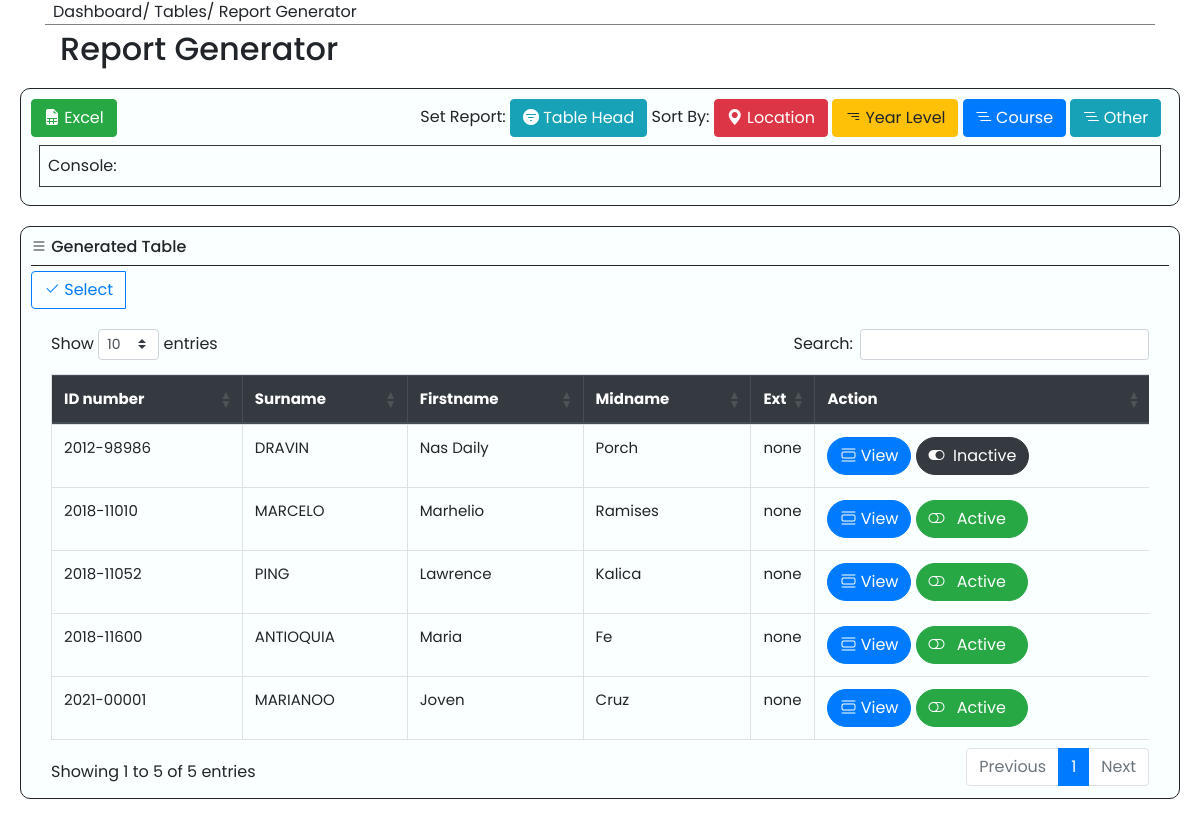
The app's page /user/report_generator (signed in) with its own data.
### tables this page shows
CREATE TABLE `student_info` (
  `id` int(11) NOT NULL,
  `id_number` varchar(50) NOT NULL,
  `surname` varchar(200) NOT NULL,
  `firstname` varchar(200) NOT NULL,
  `midname` varchar(200) NOT NULL,
  `ext` varchar(50) NOT NULL,
  `contact_number` varchar(100) NOT NULL,
  `house_num` varchar(255) NOT NULL,
  `st_purok` varchar(255) NOT NULL,
  `brgy` varchar(255) NOT NULL,
  `city` varchar(255) NOT NULL,
  `birthday` date NOT NULL,
  `place_of_birth` varchar(255) NOT NULL,
  `gender` varchar(100) NOT NULL,
  `working` varchar(100) NOT NULL
);

### user/report_genGETval.php (called while the page is built, shortened)
<?php
$link = '';
?>

### user/student_modalView.php (the view, shortened to what this page needs)
<div style="width: 5080px;" class="modal-dialog modal-xl">
  <div class="modal-content">
    </form>
  </div>
</div>

### user/report_generator.php (shortened to what this page needs)
<?php
include 'header.php';
?>
<?php
require 'dbcon.php';
?>
<?php
$i = 0;
$col = '';
$loc = '';
$yr = '';
$course = '';
$gender = '';
$status = '';
$active = '';
$classification = '';
 include 'report_genGETval.php';
?>
<div class="container" >
  <div style="border-bottom: 1px solid grey; margin-bottom: 5px;" >
     <span class="p-2">Dashboard/ Tables/ Report Generator</span>
  </div>
</div>
<div class="container">
    <div  class="col-md-12">
      <h2>Report Generator</h2>
    </div>
</div>
<div style="border:1px solid; margin:20px; padding:10px; border-radius:10px; background-color:    hsl(180, 100%, 99%);" class="">
<div class="row">
    <div class="col-md-4">
      <a id="excelBtn" href="report_genEXCEL.php?<?=$link?>" class="btn btn-success"><i class="bi bi-file-earmark-spreadsheet-fill"></i> Excel</a>
    </div>
    <div class="col-md-8">
      <span>Set Report: </span>
      <a  class="btn btn-info"  data-toggle='modal' data-target='#table_set'><i class="bi bi-filter-circle-fill"></i> Table Head</a>
      <span>Sort By: </span>
      <a  class="btn btn-danger"  data-toggle='modal' data-target='#location'><i class="bi bi-geo-alt-fill"></i> Location</a>
      <a  class="btn btn-warning"  data-toggle='modal' data-target='#y_lvlModal'><i class="bi bi-filter-right"></i> Year Level</a>
      <a  class="btn btn-primary"  data-toggle='modal' data-target='#courseModal'><i class="bi bi-list-nested"></i> Course</a>
      <a  class="btn btn-info"  data-toggle='modal' data-target='#other'><i class="bi bi-list-nested"></i> Other</a>
    </div>
</div>
<div class="border border-dark m-2 p-2">
  <span>Console: </span>
</div>
</div>
<div style="border:1px solid; margin:20px; padding:10px; border-radius:10px; background-color:    hsl(180, 100%, 99%);">
  <div style="border-bottom: 1px solid; margin-bottom: 5px">
      <h6><i class="bi bi-list"></i> Generated Table</h6>
  </div>
  <div class="btn-group" id="btn-table">
    <button id="btn" class="btn btn-outline-primary"><i class="bi bi-check2"></i> Select</button>
  </div>
  <div style="margin-right: 20px; margin-left: 20px; padding-top: 20px; overflow-x: auto;">
    <form id="select" action="report_genEXCEL.php?<?=$link?>" method="POST">
      <table style="font-size: 15px;" class=" table table-hover table-bordered"  id="table">
        <?php
          $query = "SELECT `student_info`.`id`,`student_info`.`id_number`, `student_info`.`surname`, `student_info`.`firstname`,`student_info`.`midname`, `student_info`.`ext`, `email_accounts`.`active` AS active $col  FROM `student_info` LEFT JOIN student_data ON `student_info`.`id_number` = `student_data`.`id_number` INNER JOIN courses ON student_data.course = courses.id INNER JOIN program_dept ON student_data.program_dept = program_dept.dept_id INNER JOIN email_accounts ON student_info.id_number = email_accounts.id_number INNER JOIN `g/p_info` ON `g/p_info`.`id_number` = `student_info`.`id_number` INNER JOIN `grad_from` ON `grad_from`.`id_number` = `student_info`.`id_number` LEFT JOIN `transferee` ON `transferee`.`id_number` = `student_info`.`id_number` WHERE archive = 0 $loc $yr $course $gender $status $active $classification";
          $result = $conn->query($query);
                ?>
            <thead class="thead-dark">
                       <th>ID number</th>
                       <th>Surname</th>
                       <th>Firstname</th>
                       <th>Midname</th>
                       <th width="5%">Ext</th>
                       <th>Action</th>
                    </thead>
               <?php
                while( $row = $result->fetch_assoc()):
                  ?>
                    <tr class="">
                        <td><input style="margin-right: 3px" id="checkbox<?=$i ?>" type="checkbox" name="id<?php echo $i; ?>" value="<?php echo  $row['id_number']?>"><?php echo $row['id_number']?></td>
                        <td><?php echo  $row['surname']?></td>
                        <td><?php echo  $row['firstname']?></td>
                        <td><?php echo  $row['midname']?></td>
                        <td><?php
                        if($row['ext']==''){
                          $ext = 'none';
                         }else{
                          $ext = $row['ext'];
                         }
                           echo  $ext;
                        ?></td>
                        <td>
                        <button style="border-radius: 25px" type="button" class="btn btn-primary"  data-toggle="modal" data-target="#viewmodal<?php echo $row['id']; ?>"><i class="bi bi-view-list"></i> View</button><?php include "student_modalView.php"; ?>
                        <span id="<?=$row['id_number']?>">
                        <?php if($row['active'] == 1){
                        ?>
                        <span style="border-radius: 25px" class="btn btn-success "  ><i class="bi bi-toggle-off"></i><span style="margin-left: 8px; margin-right: 9px"> Active</span></span>
                        <?php }else{ ?>
                        <span style="border-radius: 25px" class="btn btn-dark "  ><i class="bi bi-toggle-on"></i> &nbsp;Inactive</span>
                      <?php } ?>
                        </span>
                        </td>
                    </tr>
              <?php
              $i++;
              endwhile;
               ?>
<?php
include 'footer.php';
 ?>

### user/css/nav.css (style rules this page uses)
* { margin: 0; padding: 0; box-sizing: border-box; font-family: "Poppins", sans-serif; }

### records on screen
student_info: id_number "2012-98986", surname "DRAVIN", firstname "Nas Daily", midname "Porch", ext "none", shows "Inactive"
student_info: id_number "2018-11010", surname "MARCELO", firstname "Marhelio", midname "Ramises", ext "none", shows "Active"
student_info: id_number "2018-11052", surname "PING", firstname "Lawrence", midname "Kalica", ext "none", shows "Active"
student_info: id_number "2018-11600", surname "ANTIOQUIA", firstname "Maria", midname "Fe", ext "none", shows "Active"
student_info: id_number "2021-00001", surname "MARIANOO", firstname "Joven", midname "Cruz", ext "none", shows "Active"
